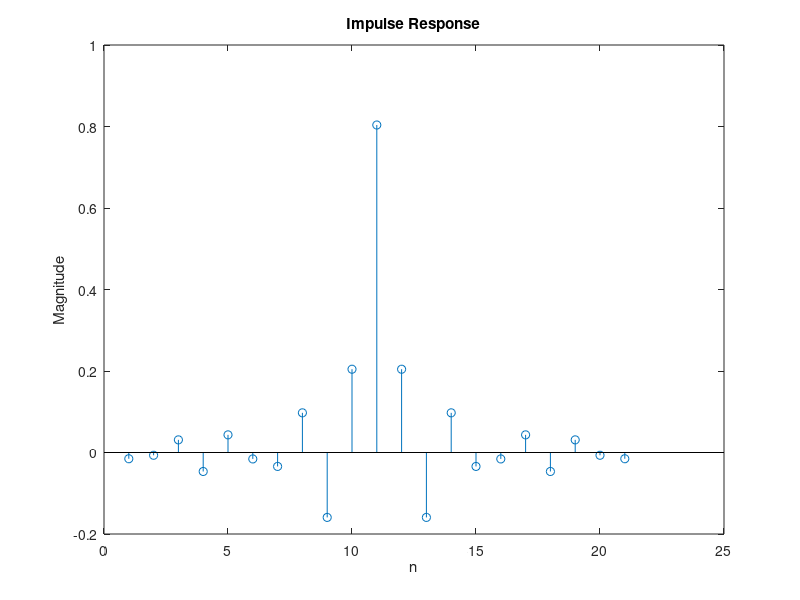
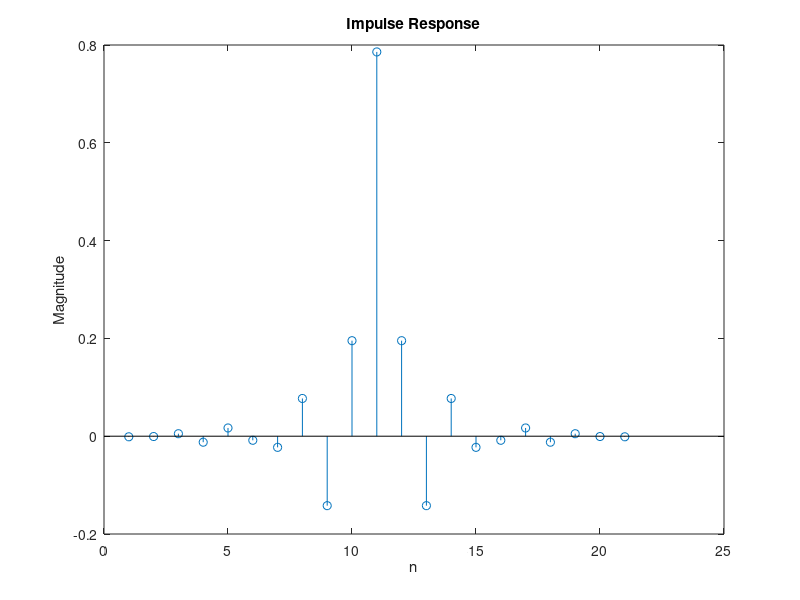
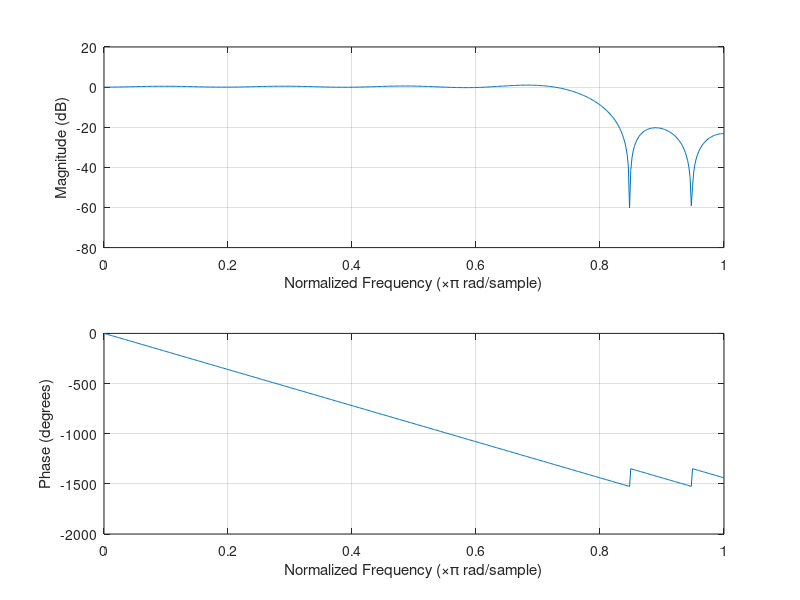
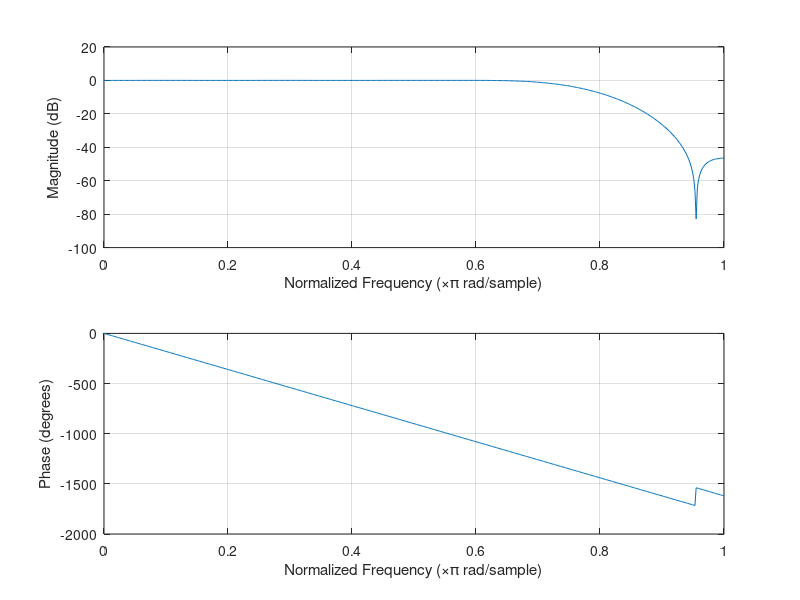

MATLAB code to generate these figures, in order:
pkg load signal
wc=pi/4;
M=21;
wi=ones(1,M);
wi2=hamming(M);

filt=fir1(20,wc,wi);
filt2=fir1(20,wc,wi2);

sys1=tf(filt,1,1);
sys2=tf(filt2,1,1);

figure
stem(filt);
xlabel('n');
ylabel('Magnitude');
title(['Impulse Response']);
saveas(gcf,'output/task3a.png')

figure
stem(filt2);
xlabel('n');
ylabel('Magnitude');
title(['Impulse Response']);
saveas(gcf,'output/task3b.png')


figure
freqz(filt);
saveas(gcf,'output/task3c.png')
figure
freqz(filt2);
saveas(gcf,'output/task3d.png')
